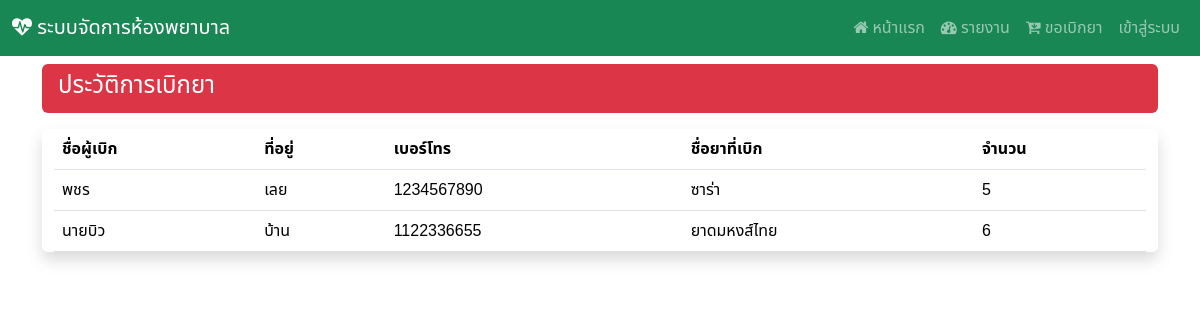
Screenshot of /report with the database file from the repository.
### Hospital_app/models.py (models this page shows, shortened)
class report_buy(models.Model):
    username = models.CharField(max_length=255)
    address = models.CharField(max_length=255)
    tal = models.CharField(max_length=255)
    product_name = models.CharField(max_length=255)
    product_qty = models.IntegerField()

### Hospital_app/views.py (the view)
# urls.py: path('report', views.report_a,),
def report_a(request):
    show_report = report_buy.objects.all()
    context  = {"report" : show_report}
    return render(request,'report_a.html',context)

### Hospital_app/templates/report_a.html
{% extends "base.html" %}
{% block content %}
<div class="mt-2 pt-2 ps-3 pb-1 bg-danger text-white rounded">
    <h4>ประวัติการเบิกยา</h4>
</div>
<div class="container-fluid my-3 justify-content-center align-items-center shadow rounded">
    <table class="table table-responsive">
        <thead>
            <tr>
                <th>ชื่อผู้เบิก</th>
                <th>ที่อยู่</th>
                <th>เบอร์โทร</th>
                <th>ชื่อยาที่เบิก</th>
                <th>จำนวน</th>
            </tr>
        </thead>
        <tbody>
            {% for i in report %}
                <tr>
                    <td>{{ i.username }}</td>
                    <td>{{ i.address }}</td>
                    <td>{{ i.tal }}</td>
                    <td>{{ i.product_name }}</td>
                    <td>{{ i.product_qty }}</td>
                </tr>
            {% endfor %}
        </tbody>
    </table>
</div>
{% endblock %}

### Hospital_app/templates/base.html (style rules this page uses)
body { font-family: "Noto Sans Thai", sans-serif; }

### rows the page displays
report_buy: username "พชร", address "เลย", tal "1234567890", product_name "ซาร่า", product_qty "5"
report_buy: username "นายบิว", address "บ้าน", tal "1122336655", product_name "ยาดมหงส์ไทย", product_qty "6"
